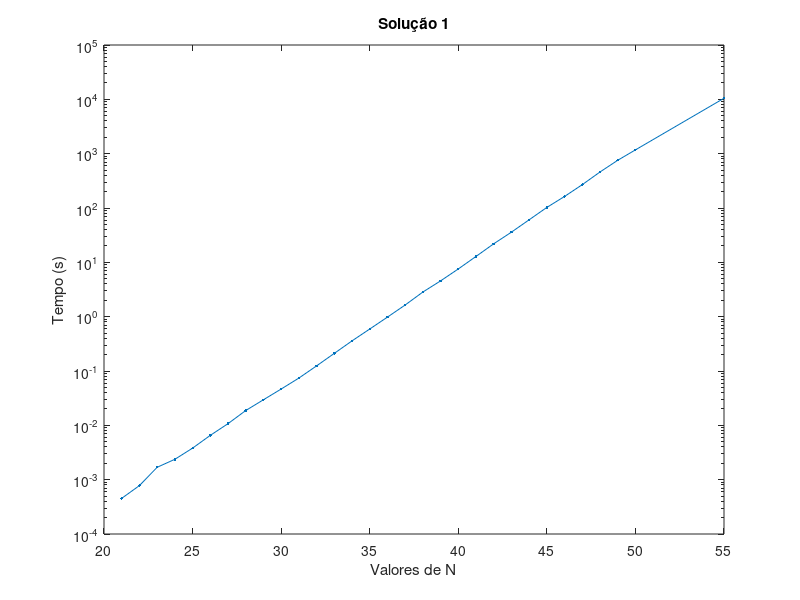

MATLAB code to generate this figure:
% Load Values
valores = load("solution_1_times.txt");
n1 = valores(1:end, 1);
t = valores(1:end, 2);

% Graph
figure(5);
semilogy(n1, t, '.-');
ylabel("Tempo (s)");
xlabel("Valores de N");
title("Solução 1");